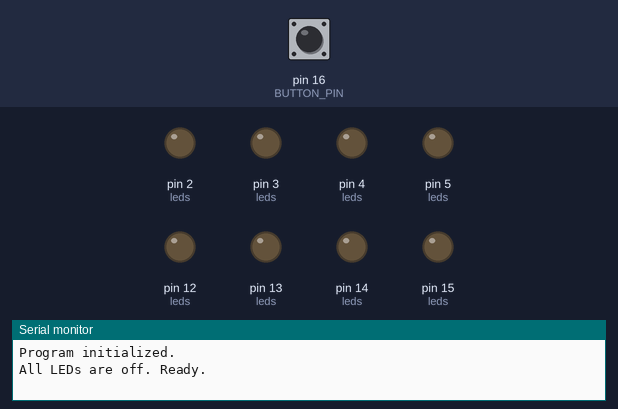
Bench run of a sketch on a simulated Arduino Uno, built with avr-gcc and run on an emulated ATmega328P. On the bench: output pins drawn as LEDs (lit = HIGH), the last lines printed to the serial monitor. The test bench sets the inputs (shaded band); at power-on: pin 16 (BUTTON_PIN) HIGH. Pins used as bus, display or sensor lines are not drawn.

Above: at 1.2 s.
1.3 s: pin 16 (BUTTON_PIN) pulled LOW for 0.15 s
At 1.6 s:
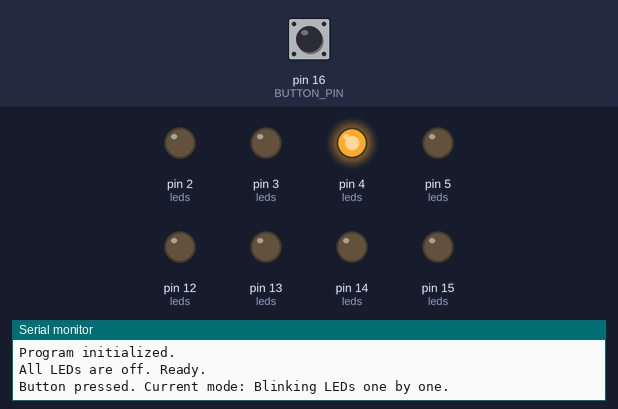
4.4 s: pin 16 (BUTTON_PIN) pulled LOW for 1 s
At 4.7 s:
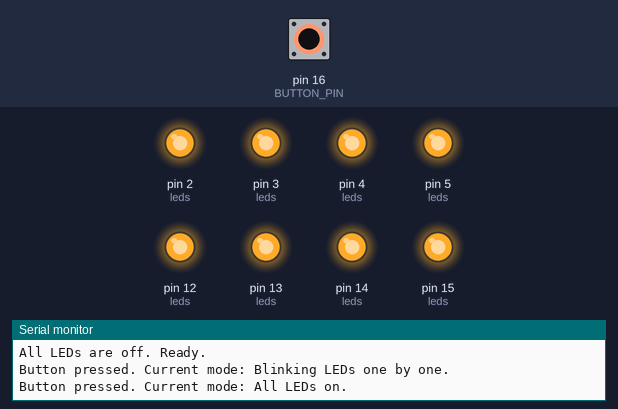
6.9 s: pin 16 (BUTTON_PIN) pulled LOW for 0.15 s
At 7.2 s:
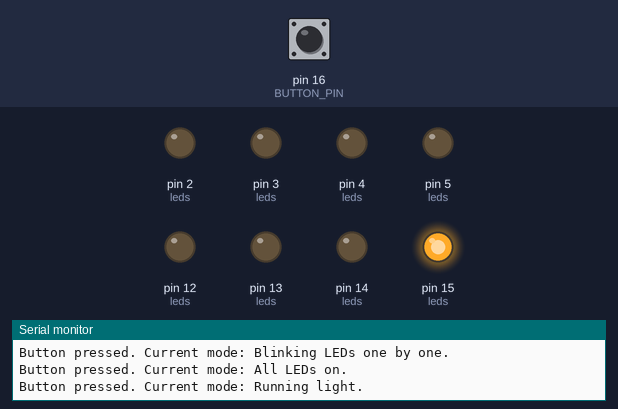
10.0 s: pin 16 (BUTTON_PIN) pulled LOW for 3.2 s
14.7 s: pin 16 (BUTTON_PIN) pulled LOW for 0.15 s
At 15.22 s:
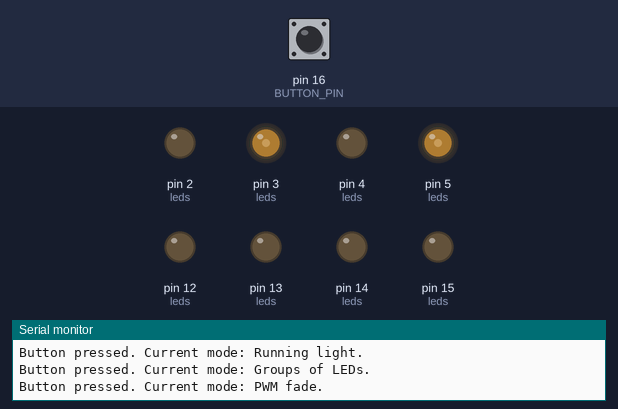
17.7 s: pin 16 (BUTTON_PIN) pulsed LOW 2 times (0.12 s each, 0.3 s apart)
At 18.44 s:
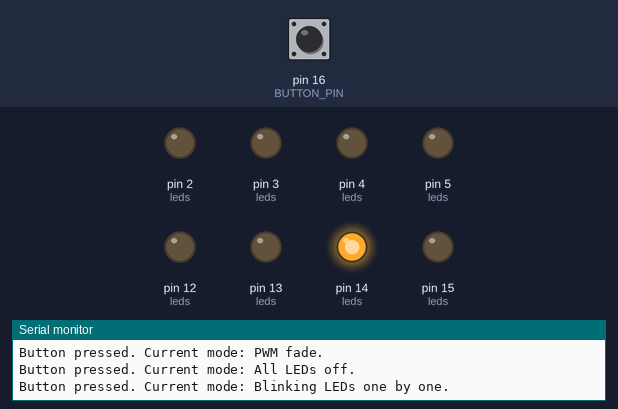
Timing chart, 0 to 22.3 s (numbered marks = the images above; inputs shaded):
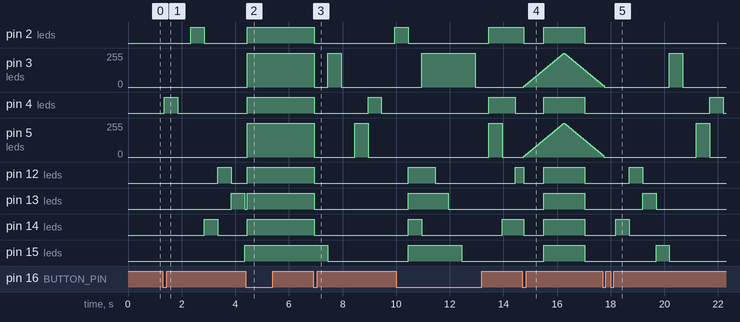

The sketch:

main.ino
```cpp
#define LED_1 5
#define LED_2 4
#define LED_3 0
#define LED_4 2
#define LED_5 14
#define LED_6 12
#define LED_7 13
#define LED_8 15
#define LED_9 3
#define LED_10 1
#define BUTTON_PIN 16 // Button on pin 16

const int leds[] = {LED_1, LED_2, LED_3, LED_4, LED_5, LED_6, LED_7, LED_8, LED_9, LED_10};
const int numLeds = sizeof(leds) / sizeof(leds[0]);
unsigned long previousMillis = 0;
const unsigned long interval = 500; // Interval for LED changes
int currentLed = 0;
int currentMode = 5; // Default mode: 5 (All LEDs off)
bool lastButtonState = HIGH;

int brightness = 0;  // PWM brightness for LEDs
bool fadingUp = true; // Flag to track whether we are increasing or decreasing the brightness

int pairBrightness[5] = {0}; // Array to store brightness for each LED pair
bool pairFadingUp[5] = {true}; // Array to store the fading direction for each pair

void setup() {
  // Initialize Serial communication
  Serial.begin(115200);
  Serial.println("Program initialized.");

  // Setup LEDs
  for (int i = 0; i < numLeds; i++) {
    pinMode(leds[i], OUTPUT);
    analogWrite(leds[i], 0); // Set initial PWM value to 0 (off)
  }

  // Setup button
  pinMode(BUTTON_PIN, INPUT); // Button connected to ground (active LOW)
  Serial.println("All LEDs are off. Ready.");
}

void loop() {
  // Read button state
  bool buttonState = digitalRead(BUTTON_PIN);

  if (buttonState == LOW && lastButtonState == HIGH) {
    delay(50); // Debounce
    if (digitalRead(BUTTON_PIN) == LOW) {
      currentMode = (currentMode + 1) % 6; // Switch modes (now up to 6)
      Serial.print("Button pressed. Current mode: ");
      switch (currentMode) {
        case 0:
          Serial.println("Blinking LEDs one by one.");
          break;
        case 1:
          Serial.println("All LEDs on.");
          break;
        case 2:
          Serial.println("Running light.");
          break;
        case 3:
          Serial.println("Groups of LEDs.");
          break;
        case 4:
          Serial.println("PWM fade.");
          break;
        case 5:
          Serial.println("All LEDs off.");
          break;
      }
    }
  }
  lastButtonState = buttonState;

  if (currentMode == 0) {
    // Mode 0: Blinking LEDs one by one
    unsigned long currentMillis = millis();
    if (currentMillis - previousMillis >= interval) {
      previousMillis = currentMillis;

      // Turn off the current LED
      digitalWrite(leds[currentLed], LOW);

      // Move to the next LED
      currentLed++;
      if (currentLed >= numLeds) {
        currentLed = 0; // Wrap back to the first LED
      }

      // Turn on the next LED
      digitalWrite(leds[currentLed], HIGH);
    }
  } else if (currentMode == 1) {
    // Mode 1: Turn all LEDs on
    for (int i = 0; i < numLeds; i++) {
      digitalWrite(leds[i], HIGH); // Turn all LEDs on
    }
  } else if (currentMode == 2) {
    // Mode 2: Running light
    unsigned long currentMillis = millis();
    if (currentMillis - previousMillis >= interval) {
      previousMillis = currentMillis;

      // Turn off all LEDs
      for (int i = 0; i < numLeds; i++) {
        digitalWrite(leds[i], LOW);
      }

      // Turn on only the current LED
      digitalWrite(leds[currentLed], HIGH);

      // Move to the next LED
      currentLed++;
      if (currentLed >= numLeds) {
        currentLed = 0; // Wrap back to the first LED
      }
    }
  } else if (currentMode == 3) {
    // Mode 3: Groups of LEDs (4 LEDs at a time)
    unsigned long currentMillis = millis();
    if (currentMillis - previousMillis >= interval) {
      previousMillis = currentMillis;

      // Turn off all LEDs
      for (int i = 0; i < numLeds; i++) {
        digitalWrite(leds[i], LOW);
      }

      // Turn on the current group of LEDs (4 LEDs at a time)
      for (int i = currentLed; i < currentLed + 4 && i < numLeds; i++) {
        digitalWrite(leds[i], HIGH);
      }

      // Turn off the previous group of LEDs
      for (int i = currentLed - 4; i < currentLed && i >= 0; i++) {
        digitalWrite(leds[i], LOW);
      }

      // Move to the next group of LEDs
      currentLed++;
      if (currentLed >= numLeds) {
        currentLed = 0; // Wrap back to the first group
      }
    }
  } else if (currentMode == 4) {
    // Mode 4: PWM fade
    unsigned long currentMillis = millis();
    if (currentMillis - previousMillis >= 30) { // Adjust fade speed
      previousMillis = currentMillis;

      // Fade in or out for all LEDs
      if (fadingUp) {
        brightness += 5;  // Increase brightness
        if (brightness >= 255) {
          brightness = 255;  // Max brightness
          fadingUp = false;  // Start fading down
        }
      } else {
        brightness -= 5;  // Decrease brightness
        if (brightness <= 0) {
          brightness = 0;  // Min brightness
          fadingUp = true;  // Start fading up
        }
      }

      // Set the same brightness for all LEDs
      for (int i = 0; i < numLeds; i++) {
        analogWrite(leds[i], brightness);
      }
    }
  } else if (currentMode == 5) {
    // Mode 5: All LEDs off
    for (int i = 0; i < numLeds; i++) {
      analogWrite(leds[i], 0);  // Turn off all LEDs
    }
  }
}
```

Measured:
- after the input at 1.3 s, pin 2 (leds): LOW → HIGH after 1.0 s, → LOW 0.50 s later; pin 4 (leds): LOW → HIGH after 0.05 s, → LOW 0.50 s later; pin 12 (leds): LOW → HIGH after 2.0 s, → LOW 0.50 s later; pin 13 (leds): LOW → HIGH after 2.5 s, → LOW 0.50 s later; pin 14 (leds): LOW → HIGH after 1.5 s, → LOW 0.50 s later
- after the input at 4.4 s, pin 2 (leds), pin 12 (leds), pin 13 (leds), pin 14 (leds): LOW → HIGH after 0.05 s; pin 15 (leds): stays HIGH (without the input it goes to LOW after 0.45 s)
- after the input at 6.9 s, pin 2 (leds): HIGH → LOW after 0.05 s, → HIGH 3.0 s later; pin 3 (leds): 255/255 → 0/255 after 0.05 s, → 255/255 0.50 s later, → 0/255 0.50 s later
- after the input at 14.7 s, pin 2 (leds): HIGH → LOW after 0.05 s instead of 0.75 s; pin 4 (leds): LOW → HIGH after 0.80 s, → LOW 1.5 s later; pin 5 (leds): rises from 0/255 to 255/255 in 1.5 s, then falls to 15/255 in 1.4 s; pin 12 (leds): HIGH → LOW after 0.05 s instead of 1.7 s; pin 14 (leds): HIGH → LOW after 0.05 s instead of 1.2 s
- after the input at 17.7 s, pin 2 (leds): stays LOW (without the input it goes to HIGH after 0.86 s)
